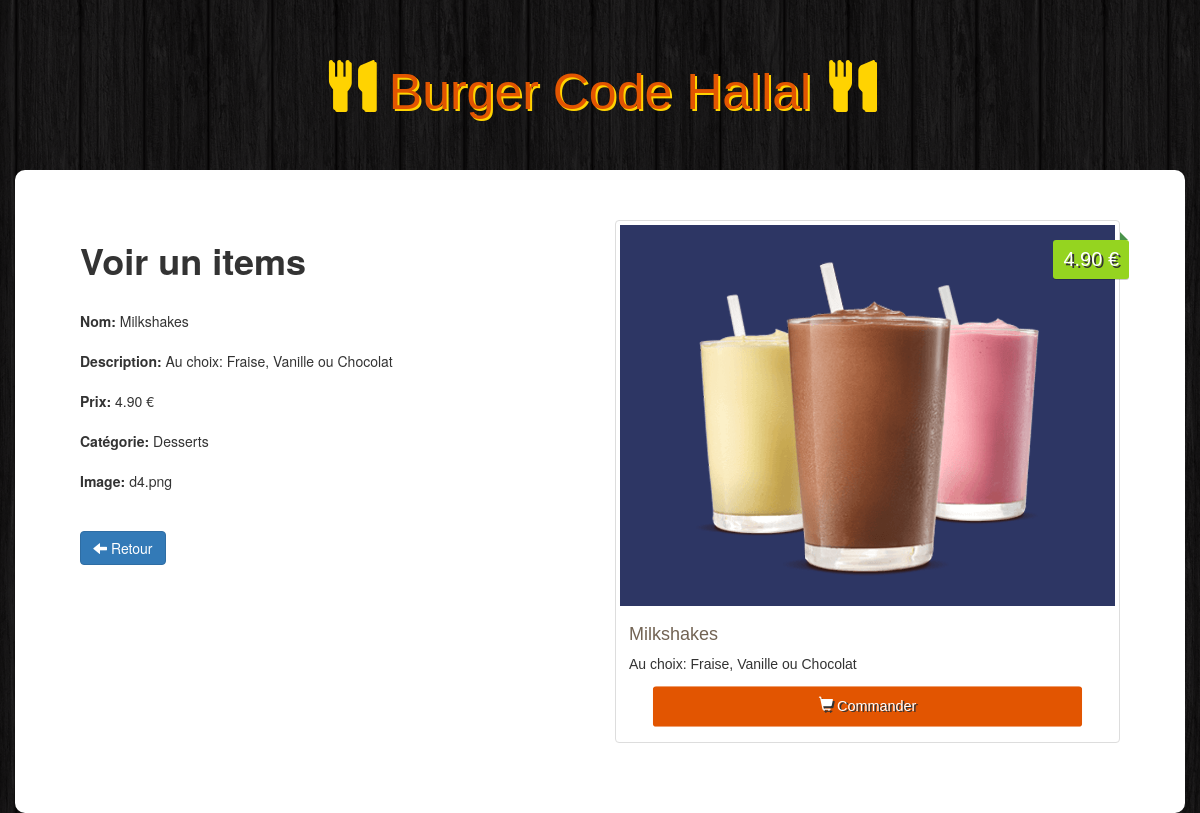
The app's page /admin/view.php?id=32 with its own data.
### tables this page shows
CREATE TABLE `items` (
  `id` int(11) NOT NULL,
  `name` varchar(100) NOT NULL,
  `description` varchar(255) NOT NULL,
  `price` float NOT NULL,
  `image` varchar(255) NOT NULL,
  `category` int(11) NOT NULL
);

CREATE TABLE `categories` (
  `id` int(11) NOT NULL,
  `name` varchar(100) NOT NULL
);

### admin/view.php (the view, shortened to what this page needs)
<?php
    if (!empty($_GET['id']))
    {
        $id = checkInput($_GET['id']);
    }
    $db = Database::connect();
    $statement = $db->prepare('SELECT items.id, items.name, items.description, items.price, items.image, categories.name AS category FROM items LEFT JOIN categories ON items.category = categories.id WHERE items.id= ?');
    $statement->execute(array($id));
    $item = $statement->fetch();
    function checkInput($data)
    {
        $data = trim($data);
        $data = stripslashes($data);
        $data = htmlspecialchars($data);
        return $data;
    }
?>
<!doctype html>
<html>
<head>
    <link rel="stylesheet" href="https://maxcdn.bootstrapcdn.com/bootstrap/3.3.7/css/bootstrap.min.css">
    <link rel="stylesheet" href="../css/style.css">
</head>
<body>
<h1 class="text-logo"><span class="glyphicon glyphicon-cutlery"></span> Burger Code Hallal <span class="glyphicon glyphicon-cutlery"></span></h1>
<div class="container admin">
    <div class="row">
        <div class="col-sm-6">
        <h1><strong>Voir un items </strong></h1>
            <br>
            <form action="">
                <div class="form-group">
                    <label for="">Nom:</label><?php echo ' '. $item['name']; ?>
                </div>
                <div class="form-group">
                    <label for="">Description: </label><?php echo ' '. $item['description']; ?>
                </div>
                <div class="form-group">
                    <label for="">Prix: </label><?php echo ' '. number_format((float)$item["price"],2,'.',''). ' €'; ?>
                </div>
                <div class="form-group">
                    <label for="">Catégorie: </label><?php echo ' '. $item['category']; ?>
                </div>
                <div class="form-group">
                    <label for="">Image: </label><?php echo ' '. $item['image']; ?>
                </div>
            </form>
            <br>
            <div class="form_actions">
                <a class="btn btn-primary" href="index.php"><span class="glyphicon glyphicon-arrow-left"></span> Retour</a>
            </div>
        </div>
        <div class="col-sm-6 site">
            <div class="thumbnail">
                <img src="<?php echo '../img/' . $item['image'];?>" alt="...">
                <div class="price"><?php echo number_format((float)$item["price"],2,'.',''). ' €'; ?></div>
                <div class="caption">
                    <h4><?php echo $item['name']; ?></h4>
                    <p><?php echo $item['description']; ?></p>
                    <a href="#" class="btn btn-order" role="button"><span class="glyphicon glyphicon-shopping-cart"></span> Commander</a>
                </div>
            </div>
        </div>
    </div>
</div>
</body>
</html>

### css/style.css (style rules this page uses)
body { background: url("../img/bg.png"); }
.site { font-family: 'Anton', sans-serif }
.text-logo { font-family: 'Anton', sans-serif; color:#E25501; text-shadow: 2px 2px #ffd301; font-size: 50px; padding: 40px 0px; text-decoration: none; text-align: center; }
.text-logo .glyphicon { color: #ffd301; text-shadow: 2px 2px #ffd301; }
.thumbnail img { background: #2D3664; }
.price { background: #95d420; box-shadow: 0 1px rgba(0,0,0,0.2); -moz-box-shadow: 0 1px rgba(0,0,0,0.2); -webkit-box-shadow: 0 1px rgba(0,0,0,0.2); color: #fff; text-shadow: 2px 2px #333; position: absolute; right: 6px; top: 20px; padding: 5px 10px; font-size: 20px; border-radius: 3px; }
.price:before { border: 4px solid transparent; border-bottom: 4px solid #4a934a; border-left: 4px solid #4a934a; content:""; position: absolute; right: 1px; top: -8px; }
.caption > h4 { color: #726353; font-size: 18px; }
.btn-order { width: 100%; padding: 10px; font-size: 16px; color: #fff; background-color: #E25501; text-decoration: none; text-shadow: 2px 2px #333; -webkit-transform: scale(1); transform: scale(0.9); -webkit-transition: .3s ease-in-out; transition: .3s ease-in-out; }
.row { background-color: white; padding: 50px; border-radius: 10px; }

### records on screen
items: name "Milkshakes", description "Au choix: Fraise, Vanille ou Chocolat", price "4.90", category.name "Desserts", image "d4.png", image (picture)
